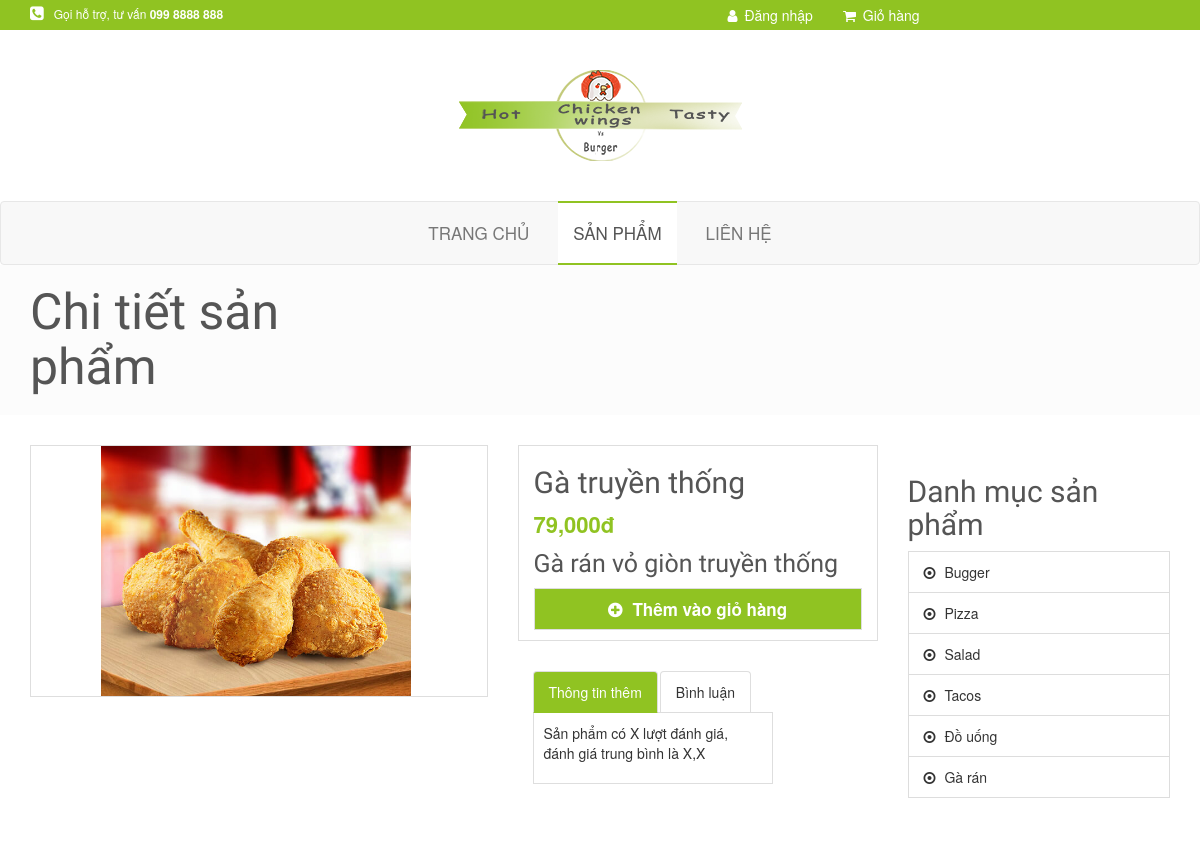
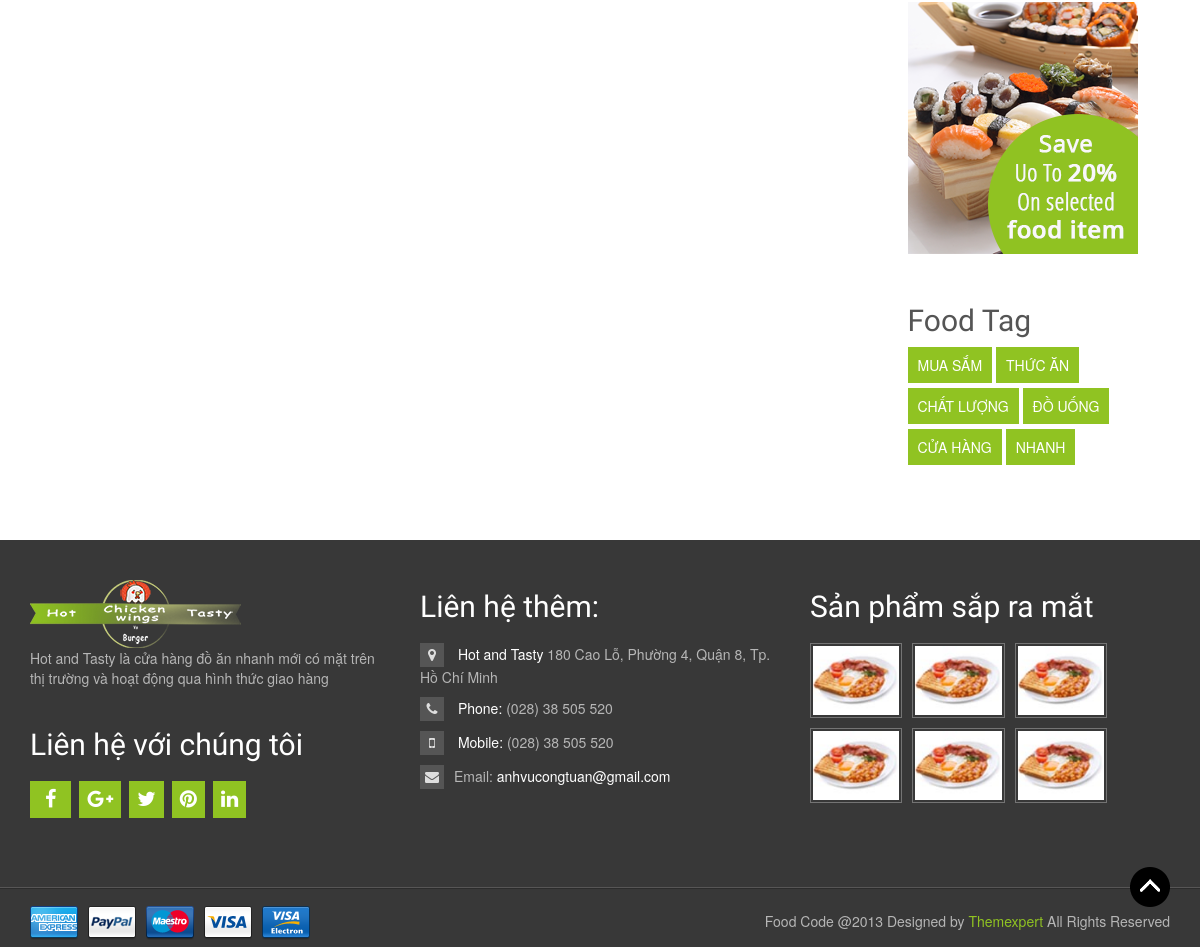
/user-pages/controllers/productsController.php?item=6&id=39&action=getSingleData, run on the app's committed database (2 pictures, top to bottom).
### tables this page shows
CREATE TABLE `products` (
  `id` int(11) NOT NULL,
  `id_cate` int(11) NOT NULL,
  `img` text DEFAULT NULL,
  `food_name` char(50) NOT NULL,
  `food_description` char(150) DEFAULT NULL,
  `price` int(11) NOT NULL
);

CREATE TABLE `categories` (
  `id` int(11) NOT NULL,
  `category_name` char(50) NOT NULL
);

### user-pages/database/config.php (called while the page is built, shortened)
<?php
class configuration
{
    private  $HOST;
    private  $DBNAME;
    private  $USERNAME;
    private  $PASSWORD;
    private static $conn;
    public function __construct()
    {
        $this->HOST = 'localhost';
        $this->DBNAME = 'food_code';
        $this->USERNAME = 'root';
        $this->PASSWORD = '';
        if (self::$conn = null) {
            $this->connectDB();
        } else {
            return self::$conn;
        }
    }
    public function __destruct()
    {
        $this->HOST = '';
        $this->DBNAME = '';
        $this->USERNAME = '';
        $this->PASSWORD = "";
        self::$conn = null;
    }
    public function closeConnect()
    {
        self::$conn = null;
    }
    private function connectDB()
    {
        try {
            self::$conn = new PDO("mysql:host=$this->HOST; dbname=$this->DBNAME", $this->USERNAME, $this->PASSWORD);
            self::$conn->setAttribute(PDO::ATTR_ERRMODE, PDO::ERRMODE_EXCEPTION);
        } catch (PDOException $e) {
        }
    }
    public function getData($query, $param = array())
    {
        try {
            $stm = self::$conn->prepare($query);
            $stm->execute($param);
            return $stm->fetchAll(PDO::FETCH_ASSOC);
        } catch (PDOException $e) {
            return $e->getMessage();
        } finally {
            $this->closeConnect();
        }
    }
}

### user-pages/models/DAO/productsDAO.php (called while the page is built, shortened)
<?php
include_once '../database/config.php';
include_once '../models/DTO/productsDTO.php';
include_once '../models/DTO/categoriesDTO.php';
class productsDAO
{
    public function getDataProduct($product_Id)
    {
        $dbConn = new configuration();
        $query = 'select products.id,img,food_name,food_description,price,id_cate,categories.category_name from products JOIN categories on products.id_cate=categories.id where products.id=:id';
        $param = array(':id' => $product_Id);
        $data = $dbConn->getData($query, $param);
        foreach ($data as $product) {
            $categoryDTO = new categoriesDTO($product['id_cate'], $product['category_name']);
            $dataValue = new productsDTO($product['id'], $product['img'], $product['food_name'], $product['food_description'], $product['price'], $categoryDTO);
        }
        return $dataValue;
    }
}

### user-pages/models/DTO/productsDTO.php (called while the page is built, shortened)
<?php
class productsDTO
{
    private $img;
    private $food_name;
    private $food_descripsion;
    private $price;
    public function __construct($id, $img, $food_name, $food_description, $price, $categoryDTO)
    {
        $this->img = $img;
        $this->food_name = $food_name;
        $this->food_descripsion = $food_description;
        $this->price = $price;
    }
    public function getPrice()
    {
        return $this->price;
    }
    public function getFood_name()
    {
        return $this->food_name;
    }
    public function getImg()
    {
        return $this->img;
    }
    public function getFood_descripsion()
    {
        return $this->food_descripsion;
    }
}

### user-pages/controllers/categoriesController.php (called while the page is built)
<?php
include_once '../models/DAO/categoriesDAO.php';
include_once '../models/DTO/categoriesDTO.php';
class categoriesController
{
    public function getCate()
    {
        $cate_DAO = new categoriesDAO();
        $list_cate = $cate_DAO->getAllData();
        include_once '../include/sidebar.php';
    }
}
$product = new categoriesController();
$product->getCate();

### user-pages/models/DAO/categoriesDAO.php (called while the page is built, shortened)
<?php
include_once '../models/DTO/categoriesDTO.php';
include_once '../database/config.php';
class categoriesDAO
{
    public function getAllData()
    {
        $dbConn = new configuration();
        $query = 'select * from categories';
        $param = array();
        $data = $dbConn->getData($query, $param);
        $listCate = [];
        foreach ($data as $product) {
            $listCate[] = new categoriesDTO($product['id'], $product['category_name']);
        }
        return $listCate;
    }
}

### user-pages/models/DTO/categoriesDTO.php (called while the page is built, shortened)
<?php
class categoriesDTO
{
    private $id;
    private $category_name;
    public function __construct($id, $catergory_name)
    {
        $this->id = $id;
        $this->category_name = $catergory_name;
    }
    public function getId()
    {
        return $this->id;
    }
    public function getCategory_name()
    {
        return $this->category_name;
    }
}

### user-pages/views/single-product.php (the view, shortened to what this page needs)
<!doctype html>
<html lang="en">
<head>
	<link rel="stylesheet" href="assests/css/nivo-slider.css" type="text/css" />
	<link rel="stylesheet" href="assests/css/owl.carousel.css">
	<link rel="stylesheet" href="assests/css/bootstrap.min.css">
	<link rel="stylesheet" href="assests/css/font-awesome.min.css">
	<link rel="stylesheet" href="assests/css/style.css">
	<link rel="stylesheet" href="assests/css/responsive.css">
</head>
<body>
	<?php
	include_once '../include/header.php';
	?>
	<section id="topic-header">
		<div class="container">
			<div class="row">
				<div class="col-md-4">
					<h1>Chi tiết sản phẩm</h1>
				</div>
			</div>
		</div>
	</section>
	<section id="single-product">
		<div class="container">
			<div class="row">
				<div class="col-md-5">
					<div class="single-product-img">
						<img src="../../imgs/<?php
											if ($product->getImg() == '') {
												echo 'productDefault.png';
											} else {
												echo $product->getImg();
											}
											?>" alt="" width="450px" style="object-fit: contain; height: 250px"></img>
					</div>
				</div>
				<div class="col-md-4">
					<div class="block">
						<div class="product-des">
							<?php
							echo '<h4>' . $product->getFood_name() . '</h4>';
							echo '<p class="price">' . number_format($product->getPrice()) . 'đ</p>';
							echo '<h5><p>' . $product->getFood_descripsion() . '</p></h5>';
							if ($user_id == -1) {
								echo '
								<a class="view-link shutter" data-toggle="modal" data-target="#myModal" href="#">';
							} else {
								echo '<a class="view-link" href="../controllers/cartController.php?id=' . $product->getId() . '&action=add2Cart&item=' . $product->getCategoryDTO()->getId() . '">';
							}
							echo '
							<i class="fa fa-plus-circle"></i>Thêm vào giỏ hàng</a>';
							?>
						</div>
						<div class="col-md-9">
							<ul class="nav nav-tabs">
								<li class="active"><a href="#home" data-toggle="tab">Thông tin thêm</a></li>
								<li><a href="#profile" data-toggle="tab">Bình luận</a></li>
							</ul>
							<div class="tab-content">
								<div class="tab-pane active" id="home">
									<p>Sản phẩm có X lượt đánh giá, đánh giá trung bình là X,X</p>
								</div>
							</div>
						</div>
					</div>
				</div>
				<?php include_once '../controllers/categoriesController.php' ?>
			</div>
	</section>
	<?php
	include_once '../include/footer.php';
	?>
	<a id="back-top" href="#"></a>
</body>
</html>

### user-pages/include/sidebar.php (shortened to what this page needs)
<div class="col-md-3">
    <div class="blog-sidebar">
        <div class="block">
            <h4>Danh mục sản phẩm</h4>
            <div class="list-group">
                <?php
                foreach($list_cate as $category) {
                    echo '
								<a href="../controllers/productsController.php?item=' . $category->getId() . '	" class="list-group-item">
									<i class="fa  fa-dot-circle-o"></i>
									' . $category->getCategory_name() . '
								</a>';
                } ?>
            </div>
        </div>
        <div class="block">
            <img src="assests/images/food-ad.png" alt="">
        </div>
        <div class="block">
            <h4>Food Tag</h4>
            <div class="tag-link">
                <a href="">MUA SẮM</a>
                <a href="">THỨC ĂN</a>
                <a href="">CHẤT LƯỢNG</a>
                <a href="">ĐỒ UỐNG</a>
                <a href="">CỬA HÀNG</a>
                <a href="">NHANH</a>
            </div>
        </div>
    </div>
</div>

### user-pages/controllers/assests/css/style.css (style rules this page uses)
li { list-style: none; }
h1, h2, h3, h4, h5, h6 { font-family: 'Yanone Kaffeesatz', sans-serif; color: #555 }
h1 { font-size: 50px; }
h4 { font-size: 30px; }
h5 { font-size: 25px; }
ul { padding-left: 0; }
section+section { margin-top: 50px; }
#back-top { position: fixed; bottom: 30px; width: 40px; color: #bbb; height: 50px; right: 30px; display: block; text-align: center; background: url("../assests/images/top.png") no-repeat; }
.view-link { text-align: center; border: 1px solid #dedede; display: block; padding: 8px 10px; font-size: 17px; color: #555; font-weight: bold; }
.view-link i { padding-right: 10px; color: #555; -webkit-transition: .2s ease-in-out; -moz-transition: .2s ease-in-out; -ms-transition: .2s ease-in-out; -o-transition: .2s ease-in-out; transition: .2s ease-in-out; }
.price { font-size: 22px; color: #90c322; font-weight: bold; margin-bottom: 8px; }
.shutter { position: relative; -webkit-transition: .2s ease-in-out; -moz-transition: .2s ease-in-out; -ms-transition: .2s ease-in-out; -o-transition: .2s ease-in-out; transition: .2s ease-in-out; }
.shutter:before { width: 100%; height: 0; top: 0; left: 0; display: block; content: ""; position: absolute; -webkit-transition: .2s ease-in-out; -moz-transition: .2s ease-in-out; -ms-transition: .2s ease-in-out; -o-transition: .2s ease-in-out; transition: .2s ease-in-out; z-index: -1; }
#topic-header { background: #FCFCFC; width: 100%; padding: 20px 0; margin: -20px 0; }
#topic-header h1, #topic-header p { margin: 0; }
.blog-sidebar .block { margin-bottom: 50px; }
.blog-sidebar { padding: 20px 0; }
.blog-sidebar .block .list-group-item:first-child, .blog-sidebar .block .list-group-item:last-child { border-top-right-radius: 0px; border-top-left-radius: 0px; border-bottom-right-radius: 0px; border-bottom-left-radius: 0px; }
.blog-sidebar .block .list-group .list-group-item { color: #333; -webkit-transition: .2s ease-in-out; -moz-transition: .2s ease-in-out; -ms-transition: .2s ease-in-out; -o-transition: .2s ease-in-out; transition: .2s ease-in-out; }
.blog-sidebar .block .list-group .list-group-item i { margin-right: 5px; }
.tag-link a { color: #fff; background: #90c322; padding: 8px 10px; display: inline-block; margin-bottom: 5px; }
#single-product .tab-content { padding: 10px; border-left: 1px solid #dedede; border-right: 1px solid #dedede; border-bottom: 1px solid #dedede; }
#single-product .nav-tabs { margin-top: 30px; }
#single-product .nav-tabs .active a { background: #90c322; color: #fff; }
#single-product .nav-tabs li a { color: #333; border-top: 1px solid #dedede; border-left: 1px solid #dedede; border-right: 1px solid #dedede; }
.single-product-img { border: 1px solid #dedede; }
.product-des { border: 1px solid #dedede; padding: 10px 15px; }
.product-des .view-link { background: #90c322; color: #fff; }
.product-des .view-link i { color: #fff; }
* { box-sizing: border-box; }
a { color: #2196F3; }

### data on the page
products: img (picture), food_name "Gà truyền thống", price "79,000", food_description "Gà rán vỏ giòn truyền thống"
categories: category_name "Bugger"
categories: category_name "Pizza"
categories: category_name "Salad"
categories: category_name "Tacos"
categories: category_name "Đồ uống"
categories: category_name "Gà rán"
